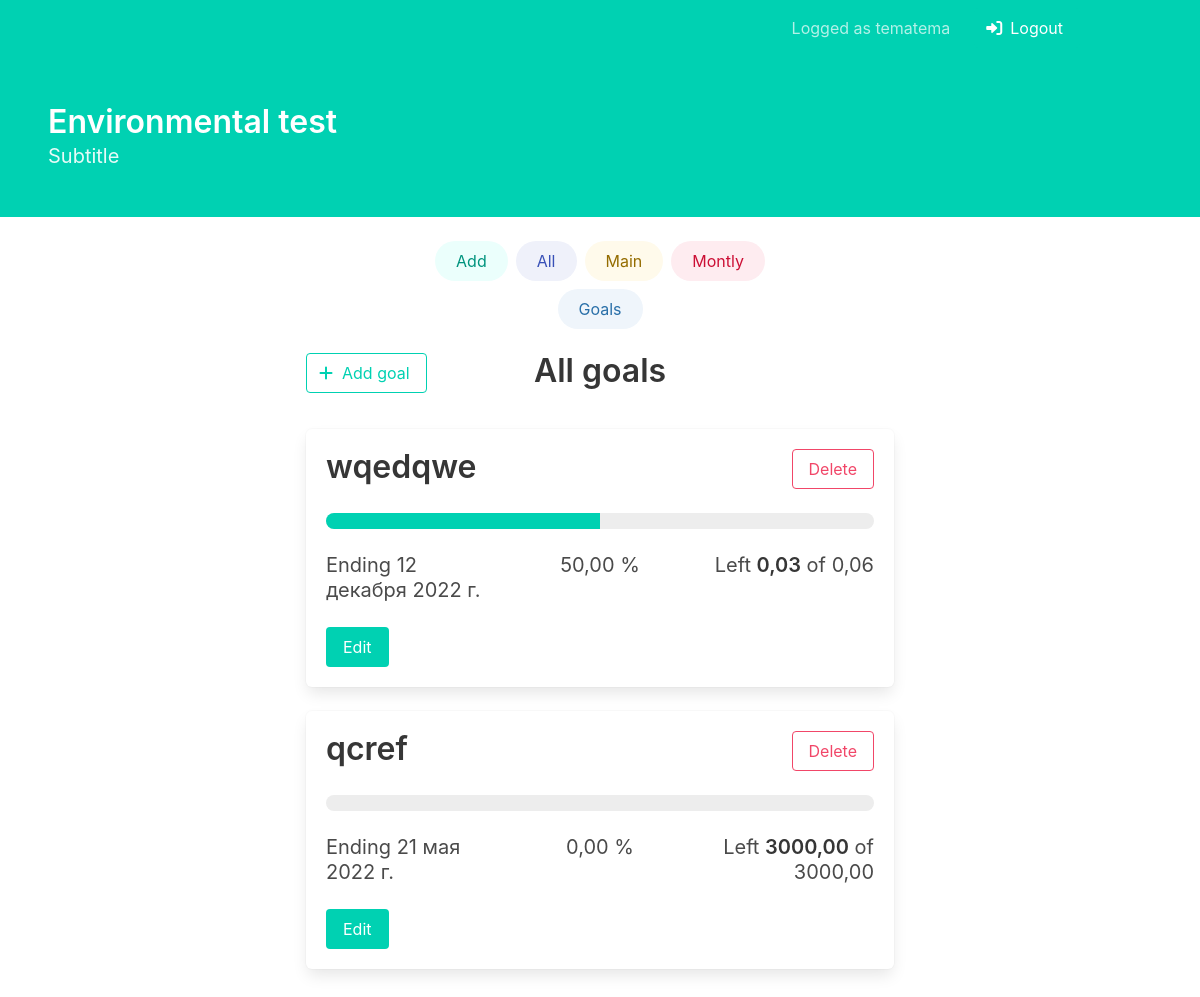
/goals/ (signed in), run on an earlier commit of the app's database.
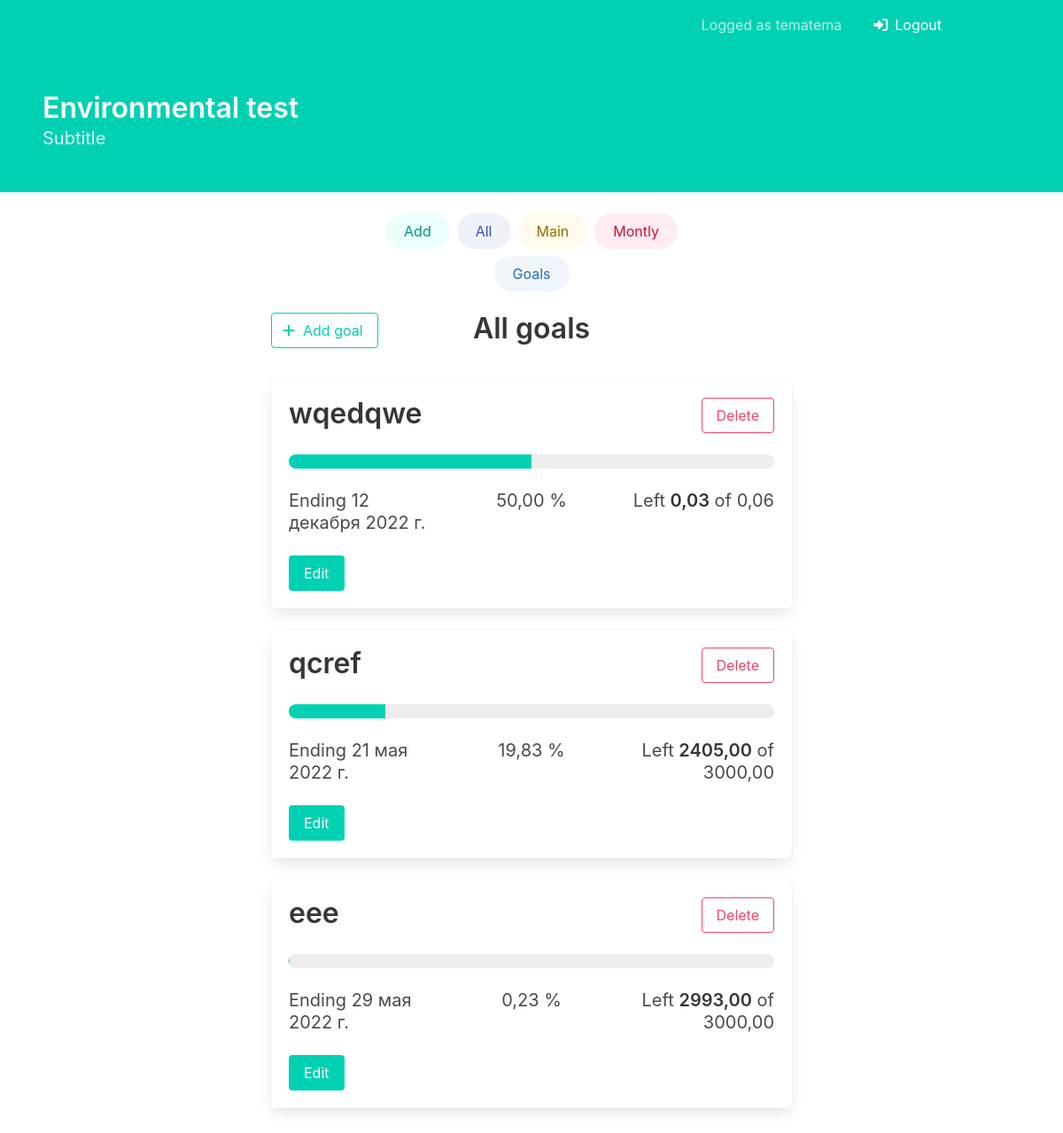
And on a later commit of the database.
### goals/models.py (models this page shows, shortened)
class Goals(models.Model):
    name = models.CharField(max_length=50)
    current_date = models.DateField(default=timezone.now)
    current_value = models.DecimalField(max_digits=13, decimal_places=2, default=Decimal(00.00))
    current_percent = models.DecimalField(max_digits=4, decimal_places=2, default=Decimal(00.00))
    goal_date = models.DateField()
    goal_value = models.DecimalField(max_digits=13, decimal_places=2)
    def left(self):
        return self.goal_value - self.current_value

### goals/views.py (the view)
# urls.py: path('', views.view_all_goals, name='view_all_goals'),
@login_required
def view_all_goals(request):
    all_goals = Goals.objects.all()
    return render(request, 'all_goals.html', {'date': CURRENT_DATE,
                                              'goals': all_goals})

### goals/templates/all_goals.html (shortened to what this page needs)
{% extends 'base.html' %}
{% block content %}
    <div class="columns">
        <div class="column">
            <form method="get" action={% url 'add_goal' %}>
                <button class="button is-primary is-outlined">
                    <span class="icon">
                        <i class="fa-solid fa-plus"></i>
                    </span>
                    <span>Add goal</span>
                </button>
            </form>
        </div>
        <div class="column has-text-centered">
            <h1 class="title">All goals</h1>
        </div>
        <div class="column">
        </div>
    </div>
    {% for goal in goals %}
        <div class="box">
            <div class="columns">
                <div class="column">
                    <div class="field">
                        <h1 class="title">
                            {{ goal.name }}
                        </h1>
                    </div>
                </div>
                <div class="column" style="text-align:right;">
                    <form method="get" action={% url 'delete_goal' goal.id %}>
                        <button class="button is-danger is-outlined">Delete</button>
                    </form>
                </div>
            </div>
            <progress class="progress is-primary"
                      value="{{ goal.current_percent|floatformat:"2u" }}"
                      max="100"></progress>
            <div class="columns">
                <div class="column">
                    <h2 class="subtitle">Ending {{ goal.goal_date }}</h2>
                </div>
                <div class="column has-text-centered">
                    <h2 class="subtitle">{{ goal.current_percent }} %</h2>
                </div>
                <div class="column" style="text-align:right;">
                    <h2 class="subtitle">
                        Left <strong>{{ goal.left }}</strong> of {{ goal.goal_value }}
                    </h2>
                </div>
            </div>
            <form method="get" action={% url 'view_goal' goal.id %}>
                <button class="button is-primary">Edit</button>
        </div>
    {% endfor %}
{% endblock content %}

What changed in the data, as far as the page shows it:
changed Goals "qcref": current_percent "0,00" → "19,83"; left "3000,00" → "2405,00"
added Goals: name "eee", goal_date "29 мая 2022 г.", current_percent "0,23", left "2993,00", goal_value "3000,00"
